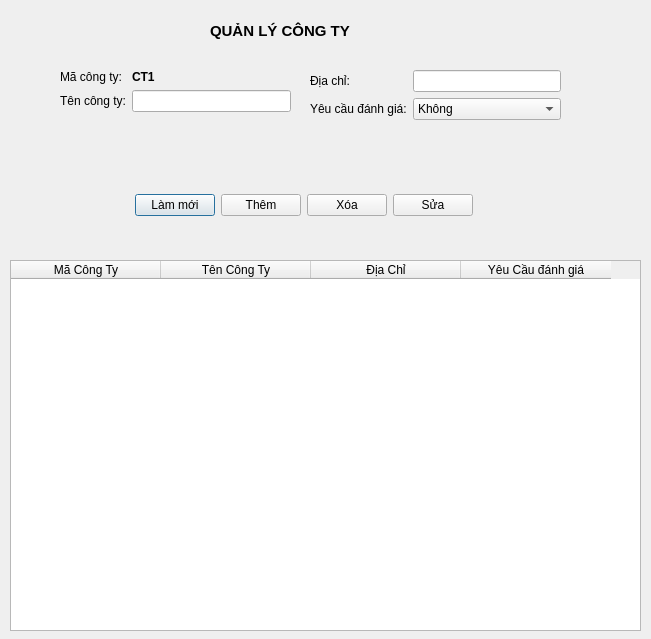
<?xml version="1.0" encoding="UTF-8"?>
<ui version="4.0">
 <class>Dialog</class>
 <widget class="QDialog" name="Dialog">
  <property name="geometry">
   <rect>
    <x>0</x>
    <y>0</y>
    <width>651</width>
    <height>639</height>
   </rect>
  </property>
  <property name="windowTitle">
   <string>QLDSV</string>
  </property>
  <widget class="QWidget" name="formLayoutWidget">
   <property name="geometry">
    <rect>
     <x>60</x>
     <y>70</y>
     <width>231</width>
     <height>61</height>
    </rect>
   </property>
   <layout class="QFormLayout" name="formLayout_4">
    <item row="0" column="0">
     <widget class="QLabel" name="mGVLabel_3">
      <property name="text">
       <string>Mã công ty:</string>
      </property>
     </widget>
    </item>
    <item row="0" column="1">
     <widget class="QLabel" name="label_3">
      <property name="font">
       <font>
        <weight>75</weight>
        <bold>true</bold>
       </font>
      </property>
      <property name="text">
       <string>CT1</string>
      </property>
     </widget>
    </item>
    <item row="1" column="0">
     <widget class="QLabel" name="HTLabel_3">
      <property name="text">
       <string>Tên công ty:</string>
      </property>
     </widget>
    </item>
    <item row="1" column="1">
     <widget class="QLineEdit" name="HTLineEdit_3">
      <property name="sizeIncrement">
       <size>
        <width>0</width>
        <height>0</height>
       </size>
      </property>
     </widget>
    </item>
    <item row="2" column="0">
     <layout class="QVBoxLayout" name="verticalLayout_5"/>
    </item>
   </layout>
  </widget>
  <widget class="QLabel" name="label_4">
   <property name="geometry">
    <rect>
     <x>210</x>
     <y>20</y>
     <width>231</width>
     <height>22</height>
    </rect>
   </property>
   <property name="font">
    <font>
     <pointsize>11</pointsize>
     <weight>75</weight>
     <bold>true</bold>
    </font>
   </property>
   <property name="text">
    <string>QUẢN LÝ CÔNG TY</string>
   </property>
  </widget>
  <widget class="QTableWidget" name="tableWidget">
   <property name="geometry">
    <rect>
     <x>10</x>
     <y>260</y>
     <width>631</width>
     <height>371</height>
    </rect>
   </property>
   <attribute name="horizontalHeaderDefaultSectionSize">
    <number>150</number>
   </attribute>
   <column>
    <property name="text">
     <string>Mã Công Ty</string>
    </property>
   </column>
   <column>
    <property name="text">
     <string>Tên Công Ty</string>
    </property>
   </column>
   <column>
    <property name="text">
     <string>Địa Chỉ</string>
    </property>
   </column>
   <column>
    <property name="text">
     <string>Yêu Cầu đánh giá</string>
    </property>
   </column>
  </widget>
  <widget class="QWidget" name="horizontalLayoutWidget_2">
   <property name="geometry">
    <rect>
     <x>100</x>
     <y>190</y>
     <width>409</width>
     <height>30</height>
    </rect>
   </property>
   <layout class="QHBoxLayout" name="horizontalLayout_5">
    <item>
     <spacer name="horizontalSpacer_7">
      <property name="orientation">
       <enum>Qt::Horizontal</enum>
      </property>
      <property name="sizeHint" stdset="0">
       <size>
        <width>40</width>
        <height>20</height>
       </size>
      </property>
     </spacer>
    </item>
    <item>
     <widget class="QPushButton" name="pushButton_21">
      <property name="text">
       <string>Làm mới</string>
      </property>
     </widget>
    </item>
    <item>
     <widget class="QPushButton" name="pushButton_17">
      <property name="text">
       <string>Thêm</string>
      </property>
     </widget>
    </item>
    <item>
     <widget class="QPushButton" name="pushButton_18">
      <property name="text">
       <string>Xóa</string>
      </property>
     </widget>
    </item>
    <item>
     <widget class="QPushButton" name="pushButton_19">
      <property name="text">
       <string>Sửa</string>
      </property>
     </widget>
    </item>
    <item>
     <spacer name="horizontalSpacer_8">
      <property name="orientation">
       <enum>Qt::Horizontal</enum>
      </property>
      <property name="sizeHint" stdset="0">
       <size>
        <width>40</width>
        <height>20</height>
       </size>
      </property>
     </spacer>
    </item>
   </layout>
  </widget>
  <widget class="QWidget" name="formLayoutWidget_2">
   <property name="geometry">
    <rect>
     <x>310</x>
     <y>70</y>
     <width>251</width>
     <height>62</height>
    </rect>
   </property>
   <layout class="QFormLayout" name="formLayout_5">
    <item row="0" column="0">
     <widget class="QLabel" name="mGVLabel_4">
      <property name="text">
       <string>Địa chỉ:</string>
      </property>
     </widget>
    </item>
    <item row="1" column="0">
     <widget class="QLabel" name="HTLabel_4">
      <property name="text">
       <string>Yêu cầu đánh giá:</string>
      </property>
     </widget>
    </item>
    <item row="2" column="0">
     <layout class="QVBoxLayout" name="verticalLayout_6"/>
    </item>
    <item row="0" column="1">
     <widget class="QLineEdit" name="HTLineEdit_5">
      <property name="sizeIncrement">
       <size>
        <width>0</width>
        <height>0</height>
       </size>
      </property>
     </widget>
    </item>
    <item row="1" column="1">
     <widget class="QComboBox" name="hCVComboBox">
      <item>
       <property name="text">
        <string>Không</string>
       </property>
      </item>
      <item>
       <property name="text">
        <string>Kém</string>
       </property>
      </item>
      <item>
       <property name="text">
        <string>Trung Bình</string>
       </property>
      </item>
      <item>
       <property name="text">
        <string>Khá</string>
       </property>
      </item>
      <item>
       <property name="text">
        <string>Giỏi</string>
       </property>
      </item>
     </widget>
    </item>
   </layout>
  </widget>
 </widget>
 <resources/>
 <connections/>
</ui>
